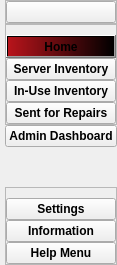
     <widget class="QCustomSlideMenu" name="leftMenuContainer" native="true">
      <property name="minimumSize">
       <size>
        <width>0</width>
        <height>0</height>
       </size>
      </property>
      <property name="maximumSize">
       <size>
        <width>43</width>
        <height>16777215</height>
       </size>
      </property>
      <layout class="QVBoxLayout" name="verticalLayout">
       <property name="spacing">
        <number>0</number>
       </property>
       <property name="leftMargin">
        <number>0</number>
       </property>
       <property name="topMargin">
        <number>0</number>
       </property>
       <property name="rightMargin">
        <number>0</number>
       </property>
       <property name="bottomMargin">
        <number>0</number>
       </property>
       <item>
        <widget class="QWidget" name="leftMenuSubContainer" native="true">
         <layout class="QVBoxLayout" name="verticalLayout_2">
          <property name="spacing">
           <number>0</number>
          </property>
          <property name="leftMargin">
           <number>5</number>
          </property>
          <property name="topMargin">
           <number>0</number>
          </property>
          <property name="rightMargin">
           <number>0</number>
          </property>
          <property name="bottomMargin">
           <number>0</number>
          </property>
          <item alignment="Qt::AlignTop">
           <widget class="QFrame" name="frame">
            <property name="frameShape">
             <enum>QFrame::StyledPanel</enum>
            </property>
            <property name="frameShadow">
             <enum>QFrame::Raised</enum>
            </property>
            <layout class="QHBoxLayout" name="horizontalLayout_2">
             <property name="spacing">
              <number>0</number>
             </property>
             <property name="leftMargin">
              <number>0</number>
             </property>
             <property name="topMargin">
              <number>0</number>
             </property>
             <property name="rightMargin">
              <number>0</number>
             </property>
             <property name="bottomMargin">
              <number>0</number>
             </property>
             <item>
              <widget class="QPushButton" name="menuBtn">
               <property name="cursor">
                <cursorShape>PointingHandCursor</cursorShape>
               </property>
               <property name="toolTip">
                <string>Menu</string>
               </property>
               <property name="text">
                <string/>
               </property>
               <property name="icon">
                <iconset resource="resources.qrc">
                 <normaloff>:/Icons/Icons/align-justify.svg</normaloff>:/Icons/Icons/align-justify.svg</iconset>
               </property>
               <property name="iconSize">
                <size>
                 <width>24</width>
                 <height>24</height>
                </size>
               </property>
              </widget>
             </item>
            </layout>
           </widget>
          </item>
          <item alignment="Qt::AlignTop">
           <widget class="QFrame" name="frame_2">
            <property name="sizePolicy">
             <sizepolicy hsizetype="Preferred" vsizetype="Preferred">
              <horstretch>0</horstretch>
              <verstretch>0</verstretch>
             </sizepolicy>
            </property>
            <property name="frameShape">
             <enum>QFrame::StyledPanel</enum>
            </property>
            <property name="frameShadow">
             <enum>QFrame::Raised</enum>
            </property>
            <layout class="QVBoxLayout" name="verticalLayout_3">
             <property name="spacing">
              <number>0</number>
             </property>
             <property name="leftMargin">
              <number>0</number>
             </property>
             <property name="topMargin">
              <number>10</number>
             </property>
             <property name="rightMargin">
              <number>0</number>
             </property>
             <property name="bottomMargin">
              <number>0</number>
             </property>
             <item>
              <widget class="QPushButton" name="homeBtn">
               <property name="font">
                <font>
                 <pointsize>9</pointsize>
                 <weight>75</weight>
                 <bold>true</bold>
                </font>
               </property>
               <property name="cursor">
                <cursorShape>PointingHandCursor</cursorShape>
               </property>
               <property name="toolTip">
                <string>Home</string>
               </property>
               <property name="styleSheet">
                <string notr="true">background-color: qlineargradient(spread:pad,  x1:0 y1:0, x2:1 y2:0, stop:0 rgba(184,20,27,1), stop:1 rgba(0,0,0,1));</string>
               </property>
               <property name="text">
                <string>Home</string>
               </property>
               <property name="icon">
                <iconset resource="resources.qrc">
                 <normaloff>:/Icons/Icons/home.svg</normaloff>:/Icons/Icons/home.svg</iconset>
               </property>
               <property name="iconSize">
                <size>
                 <width>24</width>
                 <height>24</height>
                </size>
               </property>
              </widget>
             </item>
             <item>
              <widget class="QPushButton" name="serverInvBtn">
               <property name="font">
                <font>
                 <pointsize>9</pointsize>
                 <weight>75</weight>
                 <bold>true</bold>
                </font>
               </property>
               <property name="cursor">
                <cursorShape>PointingHandCursor</cursorShape>
               </property>
               <property name="toolTip">
                <string>Server Inventory</string>
               </property>
               <property name="text">
                <string>Server Inventory</string>
               </property>
               <property name="icon">
                <iconset resource="resources.qrc">
                 <normaloff>:/Icons/Icons/server.svg</normaloff>:/Icons/Icons/server.svg</iconset>
               </property>
               <property name="iconSize">
                <size>
                 <width>24</width>
                 <height>24</height>
                </size>
               </property>
              </widget>
             </item>
             <item>
              <widget class="QPushButton" name="inUseInvBtn">
               <property name="font">
                <font>
                 <pointsize>9</pointsize>
                 <weight>75</weight>
                 <bold>true</bold>
                </font>
               </property>
               <property name="cursor">
                <cursorShape>PointingHandCursor</cursorShape>
               </property>
               <property name="toolTip">
                <string>In-Use Inventory</string>
               </property>
               <property name="text">
                <string>In-Use Inventory</string>
               </property>
               <property name="icon">
                <iconset resource="resources.qrc">
                 <normaloff>:/Icons/Icons/activity.svg</normaloff>:/Icons/Icons/activity.svg</iconset>
               </property>
               <property name="iconSize">
                <size>
                 <width>24</width>
                 <height>24</height>
                </size>
               </property>
              </widget>
             </item>
             <item>
              <widget class="QPushButton" name="sentForRepairBtn">
               <property name="font">
                <font>
                 <pointsize>9</pointsize>
                 <weight>75</weight>
                 <bold>true</bold>
                </font>
               </property>
               <property name="cursor">
                <cursorShape>PointingHandCursor</cursorShape>
               </property>
               <property name="toolTip">
                <string>Sent for Repairs</string>
               </property>
               <property name="text">
                <string>Sent for Repairs</string>
               </property>
               <property name="icon">
                <iconset resource="resources.qrc">
                 <normaloff>:/Icons/Icons/repeat.svg</normaloff>:/Icons/Icons/repeat.svg</iconset>
               </property>
               <property name="iconSize">
                <size>
                 <width>24</width>
                 <height>24</height>
                </size>
               </property>
              </widget>
             </item>
            </layout>
           </widget>
          </item>
          <item>
           <widget class="QPushButton" name="adminDashBtn">
            <property name="font">
             <font>
              <pointsize>9</pointsize>
              <weight>75</weight>
              <bold>true</bold>
             </font>
            </property>
            <property name="cursor">
             <cursorShape>PointingHandCursor</cursorShape>
            </property>
            <property name="toolTip">
             <string>Admin Dashboard</string>
            </property>
            <property name="text">
             <string>Admin Dashboard</string>
            </property>
            <property name="icon">
             <iconset resource="resources.qrc">
              <normaloff>:/Icons/Icons/admin-dash.svg</normaloff>:/Icons/Icons/admin-dash.svg</iconset>
            </property>
            <property name="iconSize">
             <size>
              <width>24</width>
              <height>24</height>
             </size>
            </property>
           </widget>
          </item>
          <item>
           <spacer name="verticalSpacer">
            <property name="orientation">
             <enum>Qt::Vertical</enum>
            </property>
            <property name="sizeHint" stdset="0">
             <size>
              <width>20</width>
              <height>40</height>
             </size>
            </property>
           </spacer>
          </item>
          <item alignment="Qt::AlignBottom">
           <widget class="QFrame" name="frame_3">
            <property name="frameShape">
             <enum>QFrame::StyledPanel</enum>
            </property>
            <property name="frameShadow">
             <enum>QFrame::Raised</enum>
            </property>
            <layout class="QVBoxLayout" name="verticalLayout_4">
             <property name="spacing">
              <number>0</number>
             </property>
             <property name="leftMargin">
              <number>0</number>
             </property>
             <property name="topMargin">
              <number>10</number>
             </property>
             <property name="rightMargin">
              <number>0</number>
             </property>
             <property name="bottomMargin">
              <number>0</number>
             </property>
             <item>
              <widget class="QPushButton" name="settingsBtn">
               <property name="font">
                <font>
                 <pointsize>9</pointsize>
                 <weight>75</weight>
                 <bold>true</bold>
                </font>
               </property>
               <property name="cursor">
                <cursorShape>PointingHandCursor</cursorShape>
               </property>
               <property name="toolTip">
                <string>Settings</string>
               </property>
               <property name="text">
                <string>Settings</string>
               </property>
               <property name="icon">
                <iconset resource="resources.qrc">
                 <normaloff>:/Icons/Icons/settings.svg</normaloff>:/Icons/Icons/settings.svg</iconset>
               </property>
               <property name="iconSize">
                <size>
                 <width>24</width>
                 <height>24</height>
                </size>
               </property>
              </widget>
             </item>
             <item>
              <widget class="QPushButton" name="informationBtn">
               <property name="font">
                <font>
                 <pointsize>9</pointsize>
                 <weight>75</weight>
                 <bold>true</bold>
                </font>
               </property>
               <property name="cursor">
                <cursorShape>PointingHandCursor</cursorShape>
               </property>
               <property name="toolTip">
                <string>Information</string>
               </property>
               <property name="text">
                <string>Information</string>
               </property>
               <property name="icon">
                <iconset resource="resources.qrc">
                 <normaloff>:/Icons/Icons/info.svg</normaloff>:/Icons/Icons/info.svg</iconset>
               </property>
               <property name="iconSize">
                <size>
                 <width>24</width>
                 <height>24</height>
                </size>
               </property>
              </widget>
             </item>
             <item>
              <widget class="QPushButton" name="helpMenuBtn">
               <property name="font">
                <font>
                 <pointsize>9</pointsize>
                 <weight>75</weight>
                 <bold>true</bold>
                </font>
               </property>
               <property name="cursor">
                <cursorShape>PointingHandCursor</cursorShape>
               </property>
               <property name="toolTip">
                <string>Help Menu</string>
               </property>
               <property name="text">
                <string>Help Menu</string>
               </property>
               <property name="icon">
                <iconset resource="resources.qrc">
                 <normaloff>:/Icons/Icons/help-circle.svg</normaloff>:/Icons/Icons/help-circle.svg</iconset>
               </property>
               <property name="iconSize">
                <size>
                 <width>24</width>
                 <height>24</height>
                </size>
               </property>
              </widget>
             </item>
            </layout>
           </widget>
          </item>
         </layout>
        </widget>
       </item>
      </layout>
     </widget>
